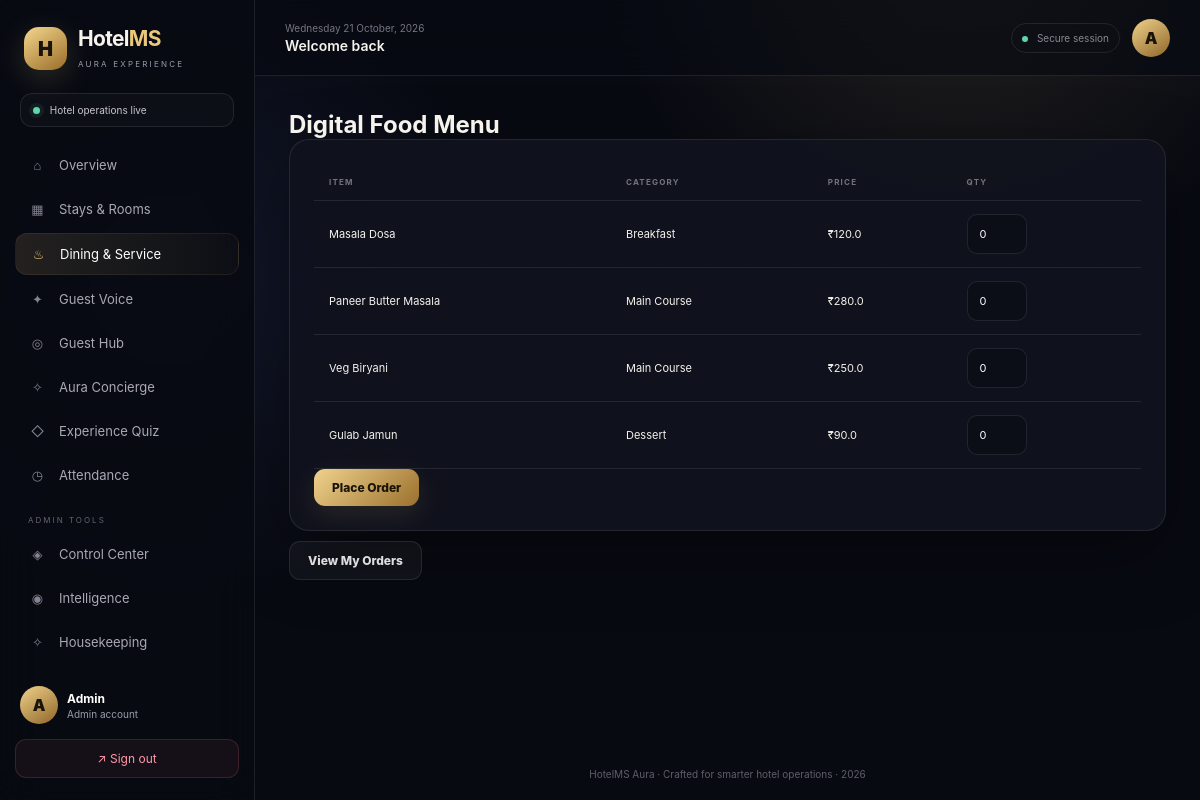
/services/menu (signed in), run on the app's committed database.
### models.py (models this page shows, shortened)
class User(UserMixin, db.Model):
    id = db.Column(db.Integer, primary_key=True)
    name = db.Column(db.String(120), nullable=False)
    email = db.Column(db.String(120), unique=True, nullable=False)
    password_hash = db.Column(db.String(255), nullable=False)
    role = db.Column(db.String(20), nullable=False, default="guest")
    created_at = db.Column(db.DateTime, default=datetime.utcnow)

class FoodItem(db.Model):
    id = db.Column(db.Integer, primary_key=True)
    name = db.Column(db.String(100), nullable=False)
    price = db.Column(db.Float, nullable=False)
    category = db.Column(db.String(50), default="Main Course")

### routes/service_routes.py (the view)
@service_bp.route("/menu")
@login_required
def menu():
    items = FoodItem.query.all()
    return render_template("services/menu.html", items=items)

### templates/services/menu.html (shortened to what this page needs)
{% extends "base.html" %}
{% block content %}
<h2>Digital Food Menu</h2>
<form method="POST" action="{{ url_for('service.place_order') }}" class="form-card">
    <table class="data-table">
        <thead><tr><th>Item</th><th>Category</th><th>Price</th><th>Qty</th></tr></thead>
        <tbody>
            {% for item in items %}
            <tr>
                <td>{{ item.name }}
                </td>
                <td>{{ item.category }}</td>
                <td>₹{{ item.price }}</td>
                <td><input type="number" name="quantity" value="0" min="0" style="width:60px"></td>
            </tr>
            {% endfor %}
        </tbody>
    </table>
    <button type="submit" class="btn-primary">Place Order</button>
</form>
<a href="{{ url_for('service.my_orders') }}" class="btn-secondary">View My Orders</a>
{% endblock %}

### templates/base.html (shortened to what this page needs)
<!doctype html>
<html lang="en">
<head>
    <link rel="stylesheet" href="{{ url_for('static', filename='css/style.css') }}">
</head>
<body class="{% if current_user.is_authenticated %}app-shell{% else %}auth-shell{% endif %}">
{% if current_user.is_authenticated %}
<aside class="sidebar" id="sidebar">
    <div class="brand">
        <div class="brandmark">H</div>
        <div><h2>Hotel<span>MS</span></h2><small>AURA EXPERIENCE</small></div>
    </div>
    <div class="welcome-mini"><span class="pulse"></span> Hotel operations live</div>
    <nav class="nav">
        <a href="{{ url_for('auth.dashboard') }}" class="{{ 'active' if request.endpoint == 'auth.dashboard' }}"><i>⌂</i> Overview</a>
        <a href="{{ url_for('booking.rooms') }}" class="{{ 'active' if request.blueprint == 'booking' }}"><i>▦</i> Stays & Rooms</a>
        <a href="{{ url_for('service.menu') }}" class="{{ 'active' if request.blueprint == 'service' }}"><i>♨</i> Dining & Service</a>
        <a href="{{ url_for('review.list_reviews') }}" class="{{ 'active' if request.blueprint == 'review' }}"><i>✦</i> Guest Voice</a>
        <a href="{{ url_for('advanced.guest_hub') }}" class="{{ 'active' if request.endpoint == 'advanced.guest_hub' }}"><i>◎</i> Guest Hub</a>
        <a href="{{ url_for('advanced.concierge') }}" class="{{ 'active' if request.endpoint == 'advanced.concierge' }}"><i>✧</i> Aura Concierge</a>
        <a href="{{ url_for('quiz.quiz_home') }}" class="{{ 'active' if request.blueprint == 'quiz' }}"><i>◇</i> Experience Quiz</a>
        {% if current_user.role in ['teacher', 'admin'] %}
        <a href="{{ url_for('attendance.mark_attendance') }}" class="{{ 'active' if request.blueprint == 'attendance' }}"><i>◷</i> Attendance</a>
        {% elif current_user.role == 'student' %}
        <a href="{{ url_for('attendance.my_attendance') }}" class="{{ 'active' if request.blueprint == 'attendance' }}"><i>◷</i> My Attendance</a>
        {% endif %}
        {% if current_user.role == 'admin' %}
        <div class="nav-label">ADMIN TOOLS</div>
        <a href="{{ url_for('admin.control') }}" class="{{ 'active' if request.blueprint == 'admin' }}"><i>◈</i> Control Center</a>
        <a href="{{ url_for('advanced.analytics') }}" class="{{ 'active' if request.endpoint == 'advanced.analytics' }}"><i>◉</i> Intelligence</a>
        <a href="{{ url_for('housekeeping.board') }}" class="{{ 'active' if request.blueprint == 'housekeeping' }}"><i>✧</i> Housekeeping</a>
        <a href="{{ url_for('quiz.manage_questions') }}"><i>⚙</i> Quiz Control</a>
        {% endif %}
    </nav>
    <div class="sidebar-bottom">
        <div class="mini-profile"><div class="avatar">{{ current_user.name[0]|upper }}</div><div><strong>{{ current_user.name }}</strong><small>{{ current_user.role|capitalize }} account</small></div></div>
        <a class="logout" href="{{ url_for('auth.logout') }}">↗ Sign out</a>
    </div>
</aside>
<main class="main">
    <header class="topbar">
        <div class="top-left"><button class="menu" id="menuBtn">☰</button><div><div class="date" id="date"></div><h3>{% block pagetitle %}Welcome back{% endblock %}</h3></div></div>
        <div class="top-right"><div class="top-status"><span></span> Secure session</div><div class="avatar">{{ current_user.name[0]|upper }}</div></div>
    </header>
    <section class="content">
{% else %}
<main class="auth-wrapper">
{% endif %}
    {% block content %}{% endblock %}
{% if current_user.is_authenticated %}
    </section>
    <footer>HotelMS Aura · Crafted for smarter hotel operations · 2026</footer>
</main>
{% else %}
</main>
{% endif %}
</body>
</html>

### data on the page
User: name "A", name "Admin", role "Admin"
FoodItem: name "Masala Dosa", category "Breakfast", price "120.0"
FoodItem: name "Paneer Butter Masala", category "Main Course", price "280.0"
FoodItem: name "Veg Biryani", category "Main Course", price "250.0"
FoodItem: name "Gulab Jamun", category "Dessert", price "90.0"
